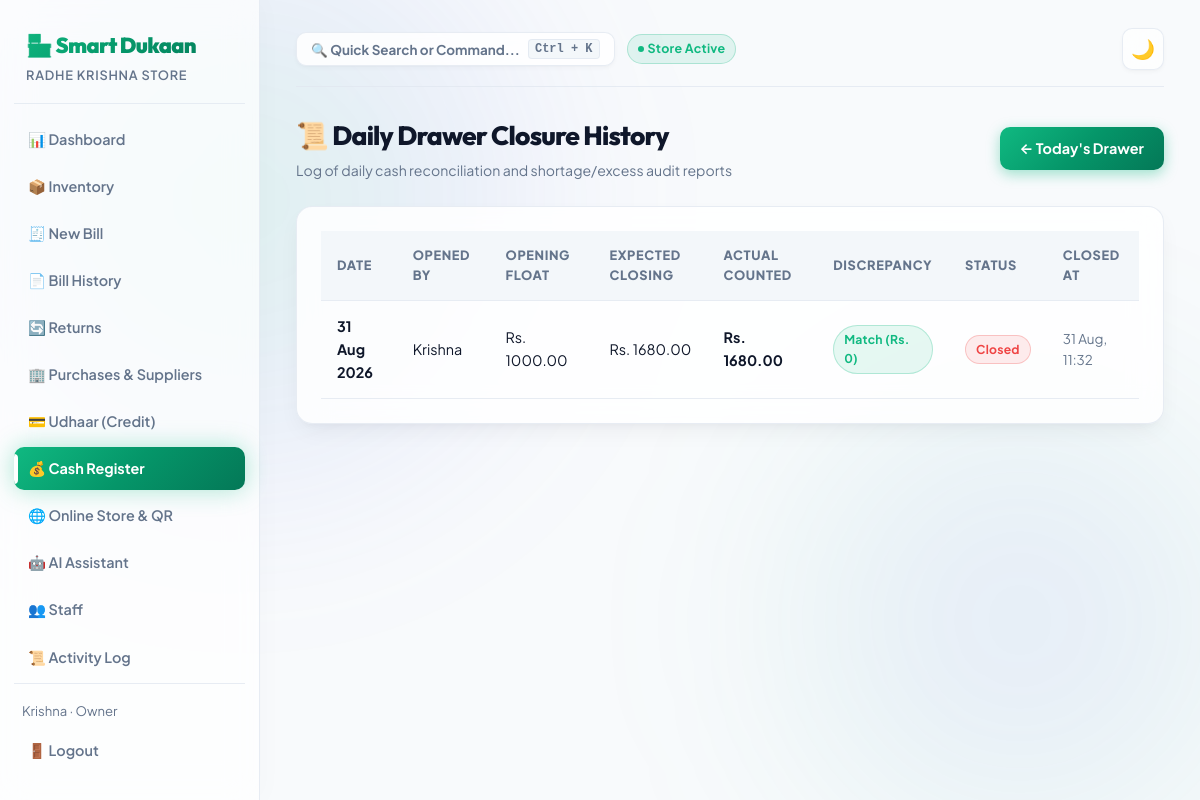
Screenshot of /billing/cash-register/history/ (signed in) with the database file from the repository.
### accounts/models.py (models this page shows, shortened)
class Profile(models.Model):
    ROLE_CHOICES = (
        ("owner", "Owner"),
        ("staff", "Staff"),
    )
    user = models.OneToOneField(User, on_delete=models.CASCADE, related_name="profile")
    shop = models.ForeignKey(Shop, on_delete=models.CASCADE, related_name="staff_members", null=True, blank=True)
    role = models.CharField(max_length=10, choices=ROLE_CHOICES, default="owner")
    phone = models.CharField(max_length=15, blank=True)

class Shop(models.Model):
    name = models.CharField(max_length=150)
    address = models.CharField(max_length=255, blank=True)
    owner = models.ForeignKey(User, on_delete=models.CASCADE, related_name="owned_shops")
    upi_id = models.CharField(max_length=100, blank=True, default="shopkeeper@upi", help_text="UPI ID for on-screen QR Code payments")
    created_at = models.DateTimeField(auto_now_add=True)

### billing/models.py (models this page shows, shortened)
class CashRegister(models.Model):
    STATUS_CHOICES = (
        ("open", "Open"),
        ("closed", "Closed"),
    )
    shop = models.ForeignKey(Shop, on_delete=models.CASCADE, related_name="cash_registers")
    date = models.DateField()
    opening_cash = models.DecimalField(max_digits=10, decimal_places=2, default=0)
    cash_in = models.DecimalField(max_digits=10, decimal_places=2, default=0)
    cash_out = models.DecimalField(max_digits=10, decimal_places=2, default=0)
    expected_closing = models.DecimalField(max_digits=10, decimal_places=2, default=0)
    actual_closing = models.DecimalField(max_digits=10, decimal_places=2, null=True, blank=True)
    discrepancy = models.DecimalField(max_digits=10, decimal_places=2, default=0)
    status = models.CharField(max_length=10, choices=STATUS_CHOICES, default="open")
    opened_by = models.ForeignKey("auth.User", on_delete=models.SET_NULL, null=True, related_name="opened_registers")
    closed_by = models.ForeignKey("auth.User", on_delete=models.SET_NULL, null=True, blank=True, related_name="closed_registers")
    opened_at = models.DateTimeField(auto_now_add=True)
    closed_at = models.DateTimeField(null=True, blank=True)
    notes = models.TextField(blank=True)
    class Meta:
        ordering = ["-date", "-opened_at"]

### billing/views.py (the view)
# urls.py: path("cash-register/history/", views.cash_register_history, name="cash_register_history"),
@login_required
def cash_register_history(request):
    shop = request.user.profile.shop
    registers = CashRegister.objects.filter(shop=shop)
    paginator = Paginator(registers, 15)
    page_number = request.GET.get("page")
    page_obj = paginator.get_page(page_number)
    return render(request, "billing/cash_register_history.html", {"registers": page_obj, "page_obj": page_obj})

### templates/billing/cash_register_history.html (shortened to what this page needs)
{% extends "base.html" %}
{% block content %}
<div style="display:flex; justify-content:space-between; align-items:center; margin-bottom:24px;">
  <div>
    <h2>📜 Daily Drawer Closure History</h2>
    <div style="color:var(--text-muted); font-size:0.88rem; margin-top:2px;">
      Log of daily cash reconciliation and shortage/excess audit reports
    </div>
  </div>
  <a href="{% url 'billing:cash_register' %}" class="btn btn-primary">← Today's Drawer</a>
</div>
<div class="card">
  {% if registers %}
  <table>
    <thead>
      <tr>
        <th>Date</th>
        <th>Opened By</th>
        <th>Opening Float</th>
        <th>Expected Closing</th>
        <th>Actual Counted</th>
        <th>Discrepancy</th>
        <th>Status</th>
        <th>Closed At</th>
      </tr>
    </thead>
    <tbody>
      {% for r in registers %}
      <tr>
        <td><strong>{{ r.date|date:"d M Y" }}</strong></td>
        <td>{{ r.opened_by.username|default:"—" }}</td>
        <td>Rs. {{ r.opening_cash|floatformat:2 }}</td>
        <td>Rs. {{ r.expected_closing|floatformat:2 }}</td>
        <td>
          {% if r.actual_closing is not None %}
          <strong>Rs. {{ r.actual_closing|floatformat:2 }}</strong>
          {% else %}
          —
          {% endif %}
        </td>
        <td>
          {% if r.status == 'closed' %}
            {% if r.discrepancy == 0 %}
            <span class="badge badge-success">Match (Rs. 0)</span>
            {% elif r.discrepancy > 0 %}
            <span class="badge" style="background:var(--accent-light); color:var(--accent);">+ Rs. {{ r.discrepancy|floatformat:2 }}</span>
            {% else %}
            <span class="badge badge-danger">- Rs. {{ r.discrepancy|floatformat:2|slice:"1:" }} (Short)</span>
            {% endif %}
          {% else %}
          <span style="color:var(--text-muted);">In Progress</span>
          {% endif %}
        </td>
        <td>
          {% if r.status == 'open' %}
          <span class="badge badge-success">Open</span>
          {% else %}
          <span class="badge badge-danger">Closed</span>
          {% endif %}
        </td>
        <td style="font-size:0.84rem; color:var(--text-muted);">
          {{ r.closed_at|date:"d M, H:i"|default:"—" }}
        </td>
      </tr>
      {% endfor %}
    </tbody>
  </table>
  {% else %}
  <div class="empty-state">
    <div style="font-size:2.5rem; margin-bottom:8px;">💰</div>
    <p>No drawer closures recorded yet. Open your first daily cash register!</p>
  </div>
  {% endif %}
</div>
{% endblock %}

### templates/base.html (shortened to what this page needs)
{% load static %}
<!DOCTYPE html>
<html lang="en">
<head>
  <link rel="stylesheet" href="{% static 'css/style.css' %}?v=4">
</head>
<body>
  {% if user.is_authenticated %}
  <div class="app-shell">
    <aside class="sidebar">
      <div class="brand">🏪 Smart Dukaan</div>
      <div class="brand-sub">{{ user.profile.shop.name }}</div>
      <a href="{% url 'dashboard:home' %}" class="nav-link {% if request.resolver_match.url_name == 'home' %}active{% endif %}">📊 Dashboard</a>
      <a href="{% url 'inventory:product_list' %}" class="nav-link {% if 'inventory' in request.path %}active{% endif %}">📦 Inventory</a>
      <a href="{% url 'billing:bill_create' %}" class="nav-link {% if request.path == '/billing/new/' %}active{% endif %}">🧾 New Bill</a>
      <a href="{% url 'billing:bill_list' %}" class="nav-link {% if request.path == '/billing/' %}active{% endif %}">📄 Bill History</a>
      <a href="{% url 'billing:bill_return_list' %}" class="nav-link {% if 'returns' in request.path or 'return' in request.path %}active{% endif %}">🔄 Returns</a>
      <a href="{% url 'purchases:supplier_list' %}" class="nav-link {% if 'purchases' in request.path %}active{% endif %}">🏢 Purchases & Suppliers</a>
      <a href="{% url 'udhaar:customer_list' %}" class="nav-link {% if 'udhaar' in request.path %}active{% endif %}">💳 Udhaar (Credit)</a>
      <a href="{% url 'billing:cash_register' %}" class="nav-link {% if 'cash-register' in request.path %}active{% endif %}">💰 Cash Register</a>
      {% if user.profile.shop %}
      <a href="{% url 'dashboard:store_qr_standee' user.profile.shop.id %}" class="nav-link {% if 'qr' in request.path %}active{% endif %}">🌐 Online Store & QR</a>
      {% endif %}
      <a href="{% url 'dashboard:ai_chat' %}" class="nav-link {% if 'assistant' in request.path %}active{% endif %}">🤖 AI Assistant</a>
      {% if user.profile.role == 'owner' %}
      <a href="{% url 'accounts:staff_list' %}" class="nav-link {% if 'staff' in request.path %}active{% endif %}">👥 Staff</a>
      <a href="{% url 'accounts:audit_log' %}" class="nav-link {% if 'audit-log' in request.path %}active{% endif %}">📜 Activity Log</a>
      {% endif %}
      <div class="sidebar-footer">
        <div style="font-size:0.82rem; color:var(--text-muted); padding: 0 8px 8px;">{{ user.first_name|default:user.username }} · {{ user.profile.role|title }}</div>
        <a href="{% url 'accounts:logout' %}" class="nav-link">🚪 Logout</a>
      </div>
    </aside>
    <main class="main">
      <div class="topbar">
        <div style="display:flex; align-items:center; gap:12px;">
          <button type="button" id="btn-command-palette-trigger" class="btn" style="padding:6px 14px; font-size:0.84rem; display:flex; align-items:center; gap:8px; background:var(--surface); border:1px solid var(--border); color:var(--text-muted); cursor:pointer;">
            <span>🔍 Quick Search or Command...</span>
            <kbd style="padding:2px 6px; font-size:0.75rem; background:var(--surface-hover); border:1px solid var(--border); border-radius:4px;">Ctrl + K</kbd>
          </button>
          <span class="badge badge-success" style="font-size:0.78rem; display:inline-flex; align-items:center; gap:4px;">
            <span style="width:6px; height:6px; border-radius:50%; background:#10b981; display:inline-block;"></span> Store Active
          </span>
        </div>
        <button class="theme-toggle" id="theme-toggle-btn" title="Toggle dark/light mode">🌙</button>
      </div>
      {% block content %}{% endblock %}
    </main>
  </div>
  {% endif %}
</body>
</html>

### rows the page displays
CashRegister: date "31 Aug 2026", opened_by.username "Krishna", opening_cash "1000.00", expected_closing "1680.00", actual_closing "1680.00", status "Match (Rs. 0)", closed_at "31 Aug, 11:32"

### other values shown
{{ user.profile.shop.name }} "RADHE KRISHNA STORE"
{{ user.first_name|default:user.username }} "Krishna"
{{ user.profile.role|title }} "Owner"
